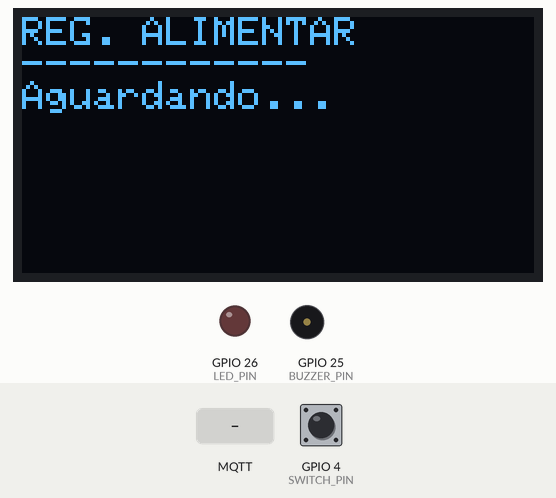
This sketch was run on a simulated ESP32. On the bench: 128×64 one-colour display, output pins drawn as LEDs (lit = HIGH), buzzer (waves = sounding). The test bench sets the inputs (shaded band); at power-on: GPIO 4 (SWITCH_PIN) HIGH. WiFi joins after 1.5 s; servers stay silent unless stated; random numbers use the default seed unless the sketch sets one; no MQTT or app messages arrive unless stated; what the sketch prints to the serial monitor is not drawn.

Above: at 2.7 s.
2.8 s: MQTT message "INICIAR" arrives on the first subscribed topic
At 3.4 s:
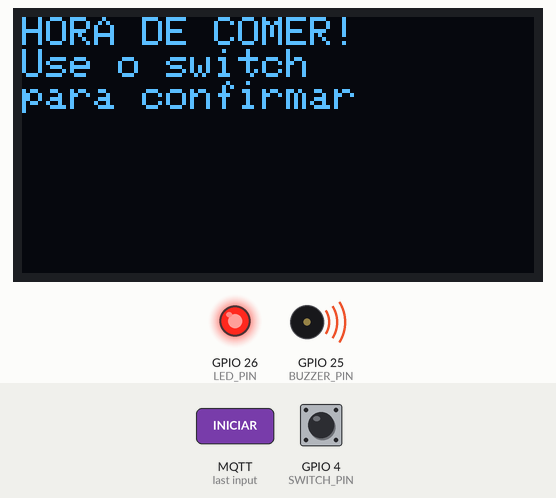
At 4.9 s:
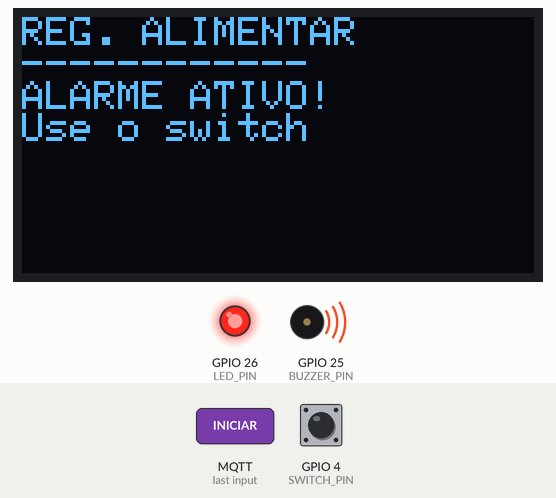
5.2 s: GPIO 4 (SWITCH_PIN) pulled LOW for 0.15 s
At 6.0 s:
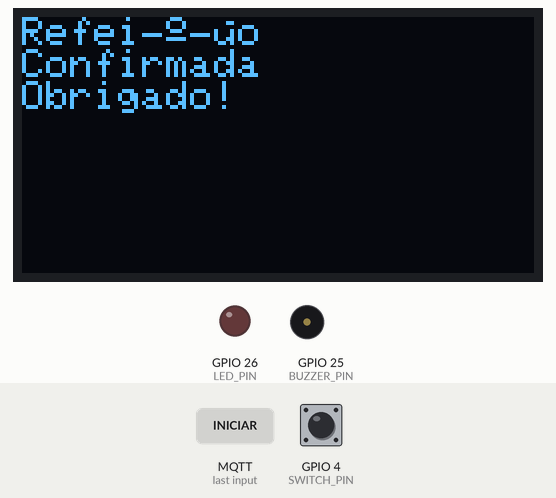
Timing chart, 0 to 8.2 s (numbered marks = the images above; inputs shaded):
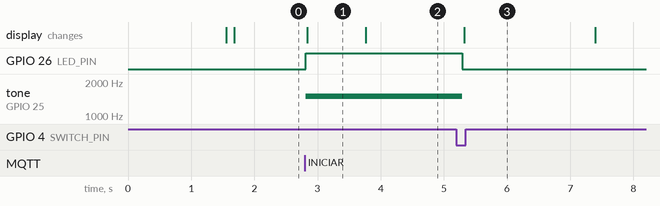

Measured:
- after the input at 2.8 s, GPIO 26 (LED_PIN): LOW → HIGH at once; tone on GPIO 25 (BUZZER_PIN): silent → 1500 Hz at once; the display: changes at once (image 1)
- after the input at 5.2 s, GPIO 26 (LED_PIN): HIGH → LOW after 0.09 s; tone on GPIO 25 (BUZZER_PIN): 1500 Hz → silent after 0.09 s; the display: changes after 0.12 s (image 3)
- what the display in image 1 shows lasts 1.0 s, from 2.8 s to 3.8 s

The sketch:

sketch.ino
```cpp
#include <WiFi.h>
#include <PubSubClient.h>
#include <Wire.h>
#include <Adafruit_GFX.h>
#include <Adafruit_SSD1306.h>

// WiFi
const char* ssid = "Wokwi-GUEST";
const char* password = "";

// MQTT
const char* mqtt_server = "broker.hivemq.com";
const int mqtt_port = 1883;

// Tópicos MQTT
const char* topico_alerta = "regularizacao_alimentar/alerta";
const char* topico_confirmacao = "regularizacao_alimentar/confirmacao";
const char* topico_sensor = "regularizacao_alimentar/sensor";

// Pinos
#define BUZZER_PIN 25
#define LED_PIN 26
#define SWITCH_PIN 4

// Display
#define LARGURA_TELA 128
#define ALTURA_TELA 64
Adafruit_SSD1306 display(LARGURA_TELA, ALTURA_TELA, &Wire, -1);

// Variáveis
WiFiClient espClient;
PubSubClient client(espClient);
bool alarme_ativo = false;
int ultimo_estado_switch = -1;
unsigned long ultimo_display = 0;

// Medições
unsigned long inicio_sensor = 0;
unsigned long inicio_atuador = 0;
unsigned long tempos_sensor[4] = {0, 0, 0, 0};
unsigned long tempos_atuador[4] = {0, 0, 0, 0};
int contador_medicoes = 0;

void setup() {
  Serial.begin(115200);

  pinMode(BUZZER_PIN, OUTPUT);
  pinMode(LED_PIN, OUTPUT);
  pinMode(SWITCH_PIN, INPUT_PULLUP);

  if(!display.begin(SSD1306_SWITCHCAPVCC, 0x3C)) {
    Serial.println("Erro no display");
  }
  display.clearDisplay();
  display.setTextSize(1);
  display.setTextColor(WHITE);

  conectarWiFi();

  client.setServer(mqtt_server, mqtt_port);
  client.setCallback(chegada_mqtt);

  mostrar_display("Sistema Pronto", "Aguardando MQTT", "");
}

void conectarWiFi() {
  Serial.print("Conectando WiFi");
  WiFi.begin(ssid, password);

  while (WiFi.status() != WL_CONNECTED) {
    delay(500);
    Serial.print(".");
  }
  Serial.println(" Conectado");
}

void chegada_mqtt(char* topico, byte* mensagem_bytes, unsigned int comprimento) {
  String mensagem = "";
  for (int i = 0; i < comprimento; i++) {
    mensagem += (char)mensagem_bytes[i];
  }

  Serial.print("MQTT Recebido: ");
  Serial.println(mensagem);

  if (mensagem == "INICIAR") {
    inicio_atuador = millis();
    ativar_alarme();
    tempos_atuador[contador_medicoes] = millis() - inicio_atuador;
  }
}

void reconectar_mqtt() {
  while (!client.connected()) {
    Serial.print("Conectando MQTT...");

    String client_id = "ESP32-";
    client_id += String(random(0xffff), HEX);

    if (client.connect(client_id.c_str())) {
      Serial.println("Conectado");
      client.subscribe(topico_alerta);
    } else {
      delay(5000);
    }
  }
}

void ativar_alarme() {
  Serial.println("ALARME: Hora da refeição!");
  alarme_ativo = true;

  tone(BUZZER_PIN, 1500);
  digitalWrite(LED_PIN, HIGH);

  mostrar_display("HORA DE COMER!", "Use o switch", "para confirmar");
}

void confirmar_refeicao() {
  Serial.println("Refeição confirmada!");
  alarme_ativo = false;

  noTone(BUZZER_PIN);
  digitalWrite(LED_PIN, LOW);

  client.publish(topico_confirmacao, "CONFIRMADO");

  imprimir_medicoes();

  mostrar_display("Refeição", "Confirmada", "Obrigado!");
  delay(2000);
}

void verificar_switch() {
  int estado_atual = digitalRead(SWITCH_PIN);

  if (estado_atual != ultimo_estado_switch) {

    if (ultimo_estado_switch != -1) {
      inicio_sensor = millis();

      client.publish(topico_sensor, "SWITCH_ACIONADO");

      if (alarme_ativo) {
        tempos_sensor[contador_medicoes] = millis() - inicio_sensor;
        confirmar_refeicao();
        contador_medicoes++;

        if (contador_medicoes >= 4) {
          contador_medicoes = 0;
        }
      }
    }

    ultimo_estado_switch = estado_atual;
    delay(50);
  }
}

void atualizar_display() {
  if (millis() - ultimo_display > 1000) {
    display.clearDisplay();
    display.setCursor(0,0);

    display.println("REG. ALIMENTAR");
    display.println("------------");

    if (alarme_ativo) {
      display.println("ALARME ATIVO!");
      display.println("Use o switch");
    } else {
      display.println("Aguardando...");
    }

    display.display();
    ultimo_display = millis();
  }
}

void mostrar_display(String linha1, String linha2, String linha3) {
  display.clearDisplay();
  display.setCursor(0,0);
  display.println(linha1);
  display.println(linha2);
  display.println(linha3);
  display.display();
}

void imprimir_medicoes() {
  Serial.println("=== MEDICOES ===");
  Serial.print("Tempo sensor: ");
  Serial.print(tempos_sensor[contador_medicoes]);
  Serial.println(" ms");

  Serial.print("Tempo atuador: ");
  Serial.print(tempos_atuador[contador_medicoes]);
  Serial.println(" ms");
  Serial.println("================");
}

void loop() {
  if (!client.connected()) {
    reconectar_mqtt();
  }
  client.loop();

  verificar_switch();
  atualizar_display();

  delay(100);
}
```
